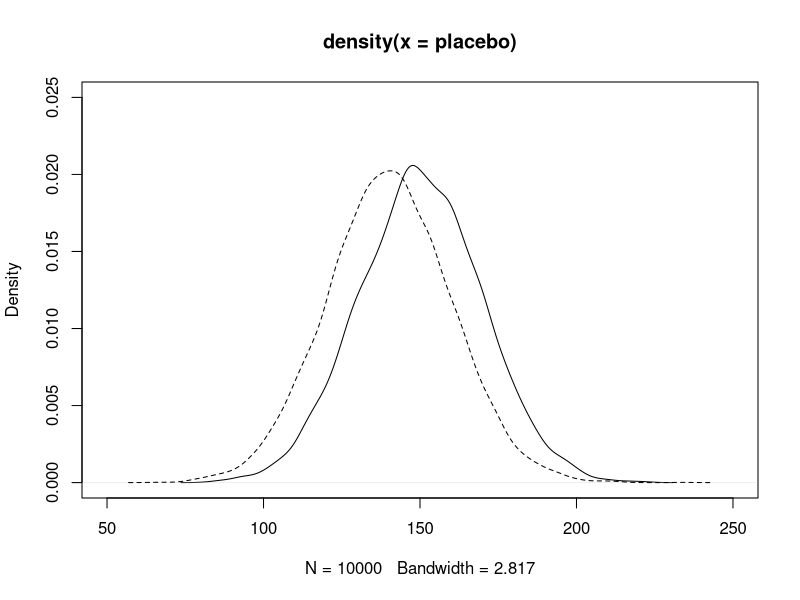
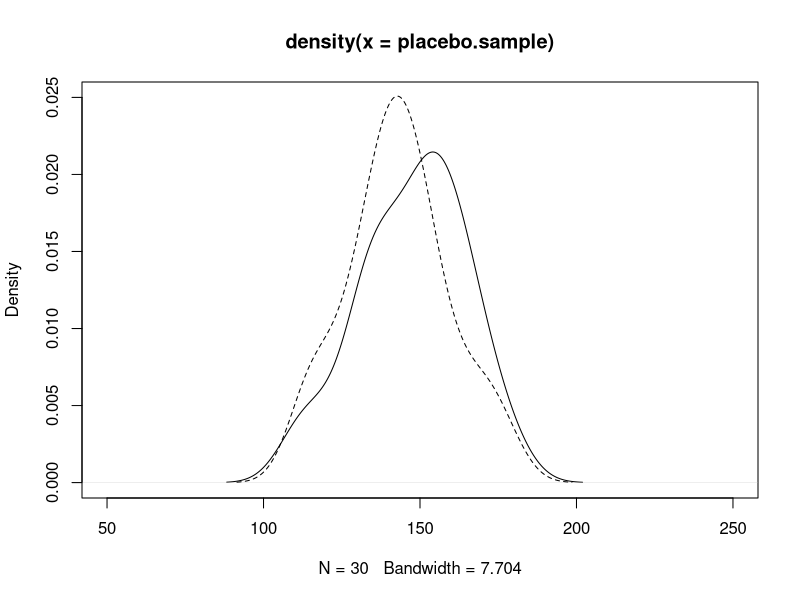
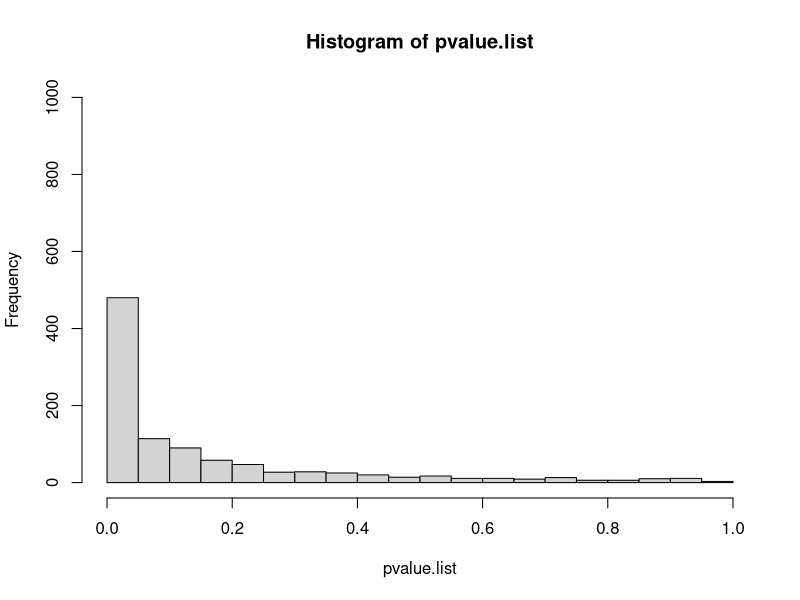
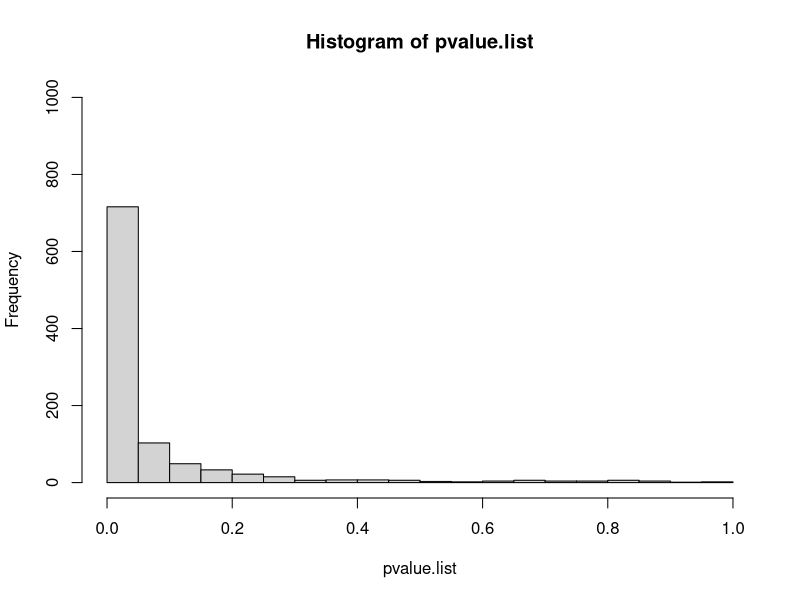
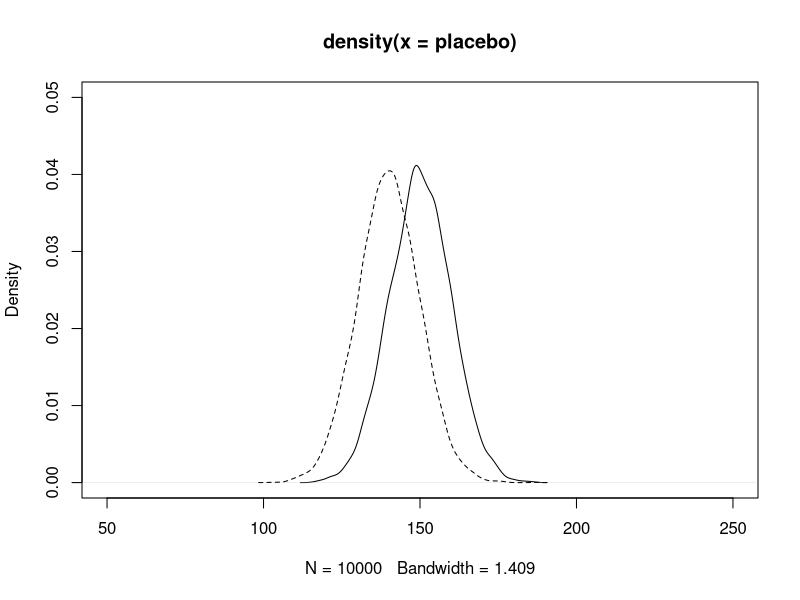
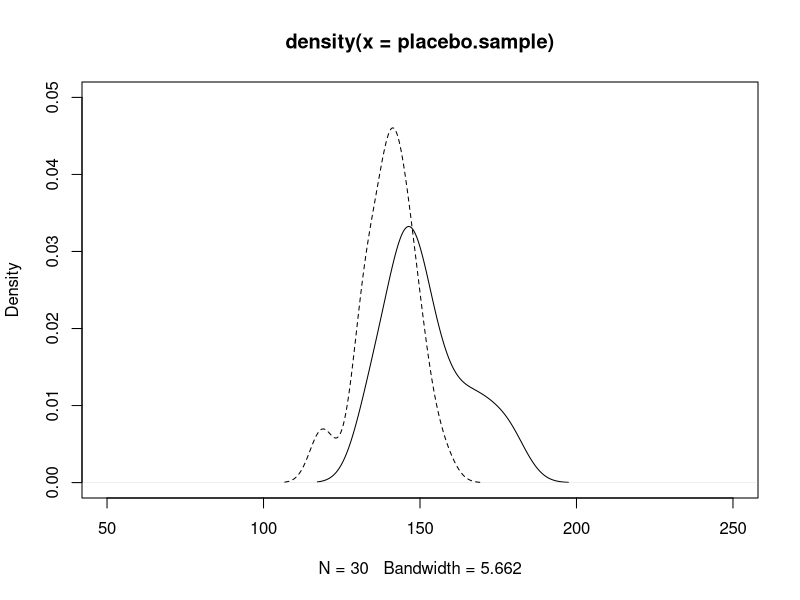
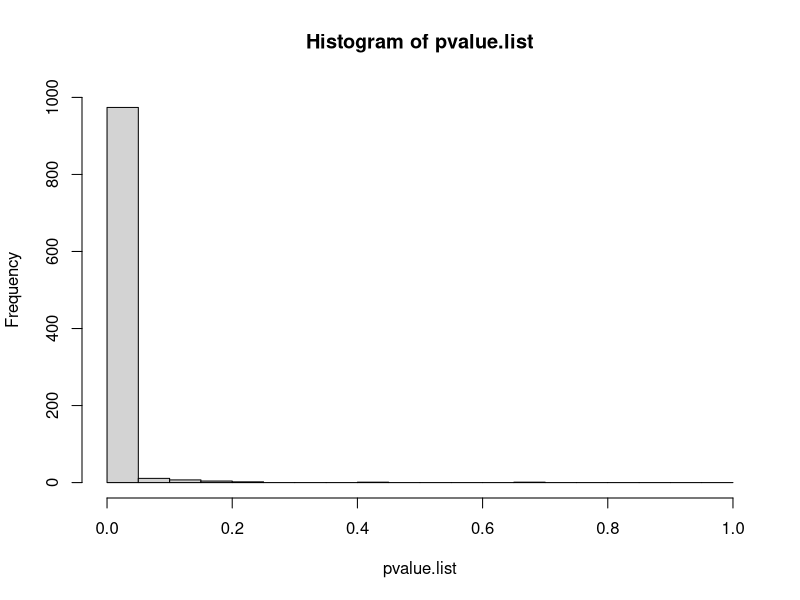

The R source for these figures, in order:
## ---- chunk 1
set.seed(1234)
placebo= rnorm(10000, 150, 20)
mean(placebo)
sd(placebo)
## ---- chunk 2
set.seed(3456)
drug = rnorm(10000, 140, 20)
mean(drug)
sd(drug)
## ---- chunk 3
plot(density(placebo), xlim= c(50, 250),ylim=c(0,.025))
lines(density(drug), lty=2)
## ---- chunk 4
placebo.sample = sample(placebo, size=30)
drug.sample = sample(drug, size=30)
## ---- chunk 5
plot(density(placebo.sample), xlim= c(50, 250),ylim=c(0, .025))
lines(density(drug.sample), lty=2)
## ---- chunk 6
ttest.result = t.test(placebo.sample, drug.sample, var.equal=TRUE)
## ---- chunk 7
ttest.result$p.value
## ---- chunk 8
set.seed(1234)
for (i in 1:4) {
  placebo.sample = sample(placebo, size=30)
  drug.sample = sample(drug, size=30)
  ttest.result = t.test(placebo.sample, drug.sample, var.equal=TRUE)
  print(ttest.result$p.value)
}
## ---- chunk 9
set.seed(12345)
n = 30
n.simulations = 1000
pvalue.list = numeric(n.simulations)
for (i in 1:n.simulations)
{
  placebo.sample = sample(placebo, size=n)
  drug.sample = sample(drug, size=n)
  pvalue.list[i] = t.test(placebo.sample, drug.sample, var.equal=TRUE)$p.value
}
## ---- chunk 10
hist(pvalue.list, xlim= c(0, 1), breaks=seq(0,1,.05), ylim=c(0,1000))
## ---- chunk 11
set.seed(12345)
n = 50
pvalue.list = c()
for (i in 1:1000)
{
  placebo.sample = sample(placebo, size=n)
  drug.sample = sample(drug, size=n)
  pvalue.list[i] = t.test(placebo.sample, drug.sample, var.equal=TRUE)$p.value
}
## ---- chunk 12
hist(pvalue.list, xlim= c(0, 1), breaks=seq(0,1,.05), ylim=c(0,1000))
## ---- chunk 13
set.seed(1234)
placebo= rnorm(10000, 150, 10)
mean(placebo)
sd(placebo)
## ---- chunk 14
set.seed(3456)
drug = rnorm(10000, 140, 10)
mean(drug)
sd(drug)
## ---- chunk 15
plot(density(placebo), xlim= c(50, 250), ylim=c(0, .05))
lines(density(drug), lty=2)
## ---- chunk 16
set.seed(4321)
placebo.sample = sample(placebo, size=30)
drug.sample = sample(drug, size=30)
## ---- chunk 17
plot(density(placebo.sample), xlim= c(50, 250),ylim=c(0, .05))
lines(density(drug.sample), lty=2)
## ---- chunk 18
t.test(placebo.sample, drug.sample, var.equal=TRUE)
## ---- chunk 19
set.seed(4321)
n = 30
pvalue.list = c()
for (i in 1:1000)
{
  placebo.sample = sample(placebo, size=n)
  drug.sample = sample(drug, size=n)
  pvalue.list[i] = t.test(placebo.sample, drug.sample, var.equal=TRUE)$p.value
}
## ---- chunk 20
hist(pvalue.list, xlim= c(0, 1), breaks=seq(0,1,.05), ylim=c(0,1000))
## ---- chunk 21
sum(pvalue.list < 0.05)/1000
